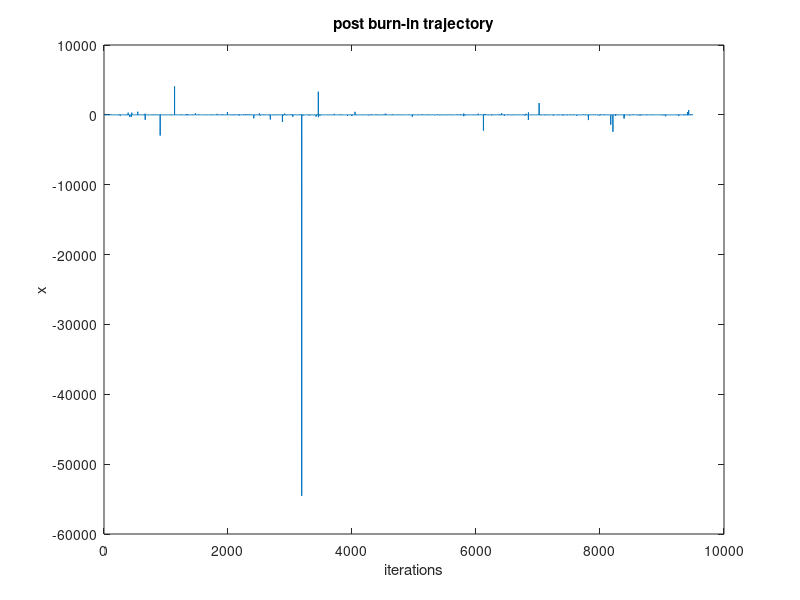
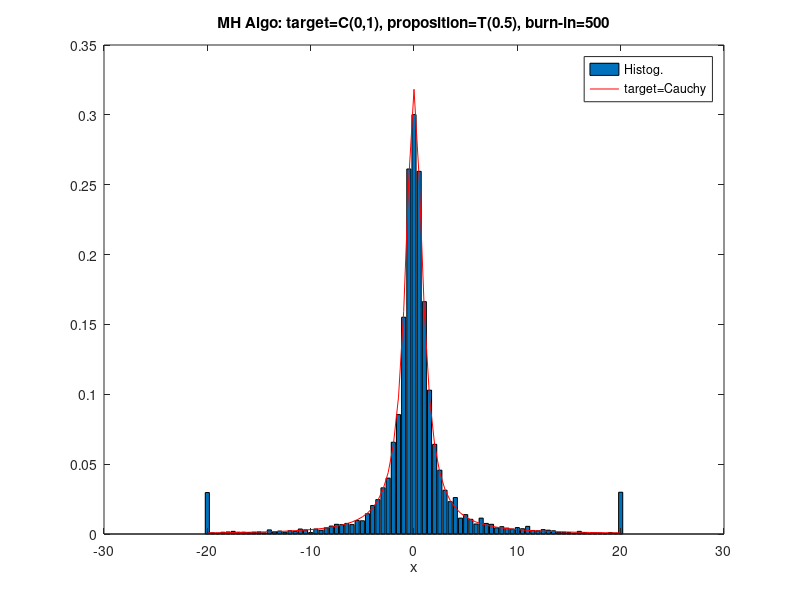

Write the MATLAB code that produced these figures, in order.
close all;
clear all;

% Inline function

strg='1./(1+x.^2)';
cauchy=inline(strg,'x');

              
n=10000;%number of iterations
burn=500;%burn-in               
x=zeros(1,n); %allocate memory for x      

% starting point      
x(1)=12;
for i=2:n  
    y=trnd(0.5);% candidate
    u=rand(1);  
    alpha=min([1, cauchy(y)*tpdf(x(i-1),0.5)/(cauchy(x(i-1))*tpdf(y,0.5))]);  
    if u<alpha; x(i)=y; 
    else x(i)=x(i-1); 
    end
end


figure;
plot(x(burn+1:n)) 
xlabel('iterations');ylabel('x');title('post burn-in trajectory')


figure;
[N, xx]=hist(x(burn+1:n),[-20:0.5:20]); 
bar(xx, N/((n-burn)*0.5)); hold on
plot(xx, 1./(pi.*(1+xx.^2)),'-r');
xlabel('x');title('MH Algo: target=C(0,1), proposition=T(0.5), burn-in=500');
legend('Histog.','target=Cauchy')
hold off